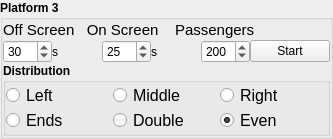
             <widget class="QGroupBox" name="groupBox_4">
              <property name="font">
               <font>
                <weight>75</weight>
                <bold>true</bold>
               </font>
              </property>
              <property name="title">
               <string>Platform 3</string>
              </property>
              <property name="flat">
               <bool>false</bool>
              </property>
              <layout class="QVBoxLayout" name="verticalLayout_13">
               <property name="spacing">
                <number>0</number>
               </property>
               <property name="leftMargin">
                <number>0</number>
               </property>
               <property name="topMargin">
                <number>0</number>
               </property>
               <property name="rightMargin">
                <number>0</number>
               </property>
               <property name="bottomMargin">
                <number>0</number>
               </property>
               <item>
                <layout class="QHBoxLayout" name="horizontalLayout_12">
                 <property name="spacing">
                  <number>0</number>
                 </property>
                 <item>
                  <widget class="QLabel" name="label_43">
                   <property name="font">
                    <font>
                     <pointsize>11</pointsize>
                     <weight>50</weight>
                     <bold>false</bold>
                    </font>
                   </property>
                   <property name="text">
                    <string>Off Screen   On Screen    Passengers</string>
                   </property>
                  </widget>
                 </item>
                 <item>
                  <spacer name="horizontalSpacer_8">
                   <property name="orientation">
                    <enum>Qt::Horizontal</enum>
                   </property>
                   <property name="sizeHint" stdset="0">
                    <size>
                     <width>75</width>
                     <height>20</height>
                    </size>
                   </property>
                  </spacer>
                 </item>
                </layout>
               </item>
               <item>
                <layout class="QHBoxLayout" name="horizontalLayout_9">
                 <property name="spacing">
                  <number>0</number>
                 </property>
                 <item>
                  <widget class="QSpinBox" name="trains_p3_off_spinBox">
                   <property name="font">
                    <font>
                     <weight>50</weight>
                     <bold>false</bold>
                    </font>
                   </property>
                   <property name="maximum">
                    <number>999</number>
                   </property>
                   <property name="value">
                    <number>30</number>
                   </property>
                  </widget>
                 </item>
                 <item>
                  <widget class="QLabel" name="label_41">
                   <property name="font">
                    <font>
                     <weight>50</weight>
                     <bold>false</bold>
                    </font>
                   </property>
                   <property name="text">
                    <string>s</string>
                   </property>
                  </widget>
                 </item>
                 <item>
                  <widget class="QSpinBox" name="trains_p3_on_spinBox">
                   <property name="font">
                    <font>
                     <weight>50</weight>
                     <bold>false</bold>
                    </font>
                   </property>
                   <property name="maximum">
                    <number>999</number>
                   </property>
                   <property name="value">
                    <number>25</number>
                   </property>
                  </widget>
                 </item>
                 <item>
                  <widget class="QLabel" name="label_42">
                   <property name="font">
                    <font>
                     <weight>50</weight>
                     <bold>false</bold>
                    </font>
                   </property>
                   <property name="text">
                    <string>s</string>
                   </property>
                  </widget>
                 </item>
                 <item>
                  <widget class="QSpinBox" name="trains_p3_passengers_spinBox">
                   <property name="font">
                    <font>
                     <weight>50</weight>
                     <bold>false</bold>
                    </font>
                   </property>
                   <property name="maximum">
                    <number>999</number>
                   </property>
                   <property name="value">
                    <number>200</number>
                   </property>
                  </widget>
                 </item>
                 <item>
                  <widget class="QPushButton" name="trains_p3_pushButton">
                   <property name="font">
                    <font>
                     <weight>50</weight>
                     <bold>false</bold>
                    </font>
                   </property>
                   <property name="text">
                    <string>Start</string>
                   </property>
                   <property name="autoDefault">
                    <bool>false</bool>
                   </property>
                  </widget>
                 </item>
                </layout>
               </item>
               <item>
                <widget class="QGroupBox" name="groupBox_3">
                 <property name="title">
                  <string>Distribution</string>
                 </property>
                 <layout class="QVBoxLayout" name="verticalLayout_12">
                  <property name="spacing">
                   <number>0</number>
                  </property>
                  <property name="leftMargin">
                   <number>0</number>
                  </property>
                  <property name="topMargin">
                   <number>0</number>
                  </property>
                  <property name="rightMargin">
                   <number>0</number>
                  </property>
                  <property name="bottomMargin">
                   <number>0</number>
                  </property>
                  <item>
                   <layout class="QGridLayout" name="gridLayout_4" rowstretch="0,0" rowminimumheight="0,0">
                    <property name="bottomMargin">
                     <number>0</number>
                    </property>
                    <item row="0" column="1">
                     <widget class="QRadioButton" name="distribution_p3_middle_radioButton">
                      <property name="font">
                       <font>
                        <pointsize>12</pointsize>
                        <weight>50</weight>
                        <bold>false</bold>
                       </font>
                      </property>
                      <property name="text">
                       <string>Middle</string>
                      </property>
                      <property name="icon">
                       <iconset>
                        <normaloff>:/resources/pics/middle-distribution-icon.png</normaloff>:/resources/pics/middle-distribution-icon.png</iconset>
                      </property>
                      <property name="checked">
                       <bool>false</bool>
                      </property>
                     </widget>
                    </item>
                    <item row="0" column="0">
                     <widget class="QRadioButton" name="distribution_p3_left_radioButton">
                      <property name="font">
                       <font>
                        <pointsize>12</pointsize>
                        <weight>50</weight>
                        <bold>false</bold>
                       </font>
                      </property>
                      <property name="text">
                       <string>Left</string>
                      </property>
                      <property name="icon">
                       <iconset>
                        <normaloff>:/resources/pics/left-distribution-icon.png</normaloff>:/resources/pics/left-distribution-icon.png</iconset>
                      </property>
                     </widget>
                    </item>
                    <item row="0" column="2">
                     <widget class="QRadioButton" name="distribution_p3_right_radioButton">
                      <property name="font">
                       <font>
                        <pointsize>12</pointsize>
                        <weight>50</weight>
                        <bold>false</bold>
                       </font>
                      </property>
                      <property name="text">
                       <string>Right</string>
                      </property>
                      <property name="icon">
                       <iconset>
                        <normaloff>:/resources/pics/right-distribution-icon.png</normaloff>:/resources/pics/right-distribution-icon.png</iconset>
                      </property>
                     </widget>
                    </item>
                    <item row="1" column="0">
                     <widget class="QRadioButton" name="distribution_p3_ends_radioButton">
                      <property name="font">
                       <font>
                        <pointsize>12</pointsize>
                        <weight>50</weight>
                        <bold>false</bold>
                       </font>
                      </property>
                      <property name="text">
                       <string>Ends</string>
                      </property>
                      <property name="icon">
                       <iconset>
                        <normaloff>:/resources/pics/ends-distribution-icon.png</normaloff>:/resources/pics/ends-distribution-icon.png</iconset>
                      </property>
                     </widget>
                    </item>
                    <item row="1" column="1">
                     <widget class="QRadioButton" name="distribution_p3_double_radioButton">
                      <property name="font">
                       <font>
                        <pointsize>12</pointsize>
                        <weight>50</weight>
                        <bold>false</bold>
                       </font>
                      </property>
                      <property name="text">
                       <string>Double</string>
                      </property>
                      <property name="icon">
                       <iconset>
                        <normaloff>:/resources/pics/double-distribution-icon.png</normaloff>:/resources/pics/double-distribution-icon.png</iconset>
                      </property>
                     </widget>
                    </item>
                    <item row="1" column="2">
                     <widget class="QRadioButton" name="distribution_p3_even_radioButton">
                      <property name="font">
                       <font>
                        <pointsize>12</pointsize>
                        <weight>50</weight>
                        <bold>false</bold>
                       </font>
                      </property>
                      <property name="text">
                       <string>Even</string>
                      </property>
                      <property name="icon">
                       <iconset>
                        <normaloff>:/resources/pics/even-distribution-icon.png</normaloff>:/resources/pics/even-distribution-icon.png</iconset>
                      </property>
                      <property name="checked">
                       <bool>true</bool>
                      </property>
                     </widget>
                    </item>
                   </layout>
                  </item>
                 </layout>
                </widget>
               </item>
              </layout>
              <zorder></zorder>
              <zorder></zorder>
              <zorder>groupBox_3</zorder>
             </widget>
